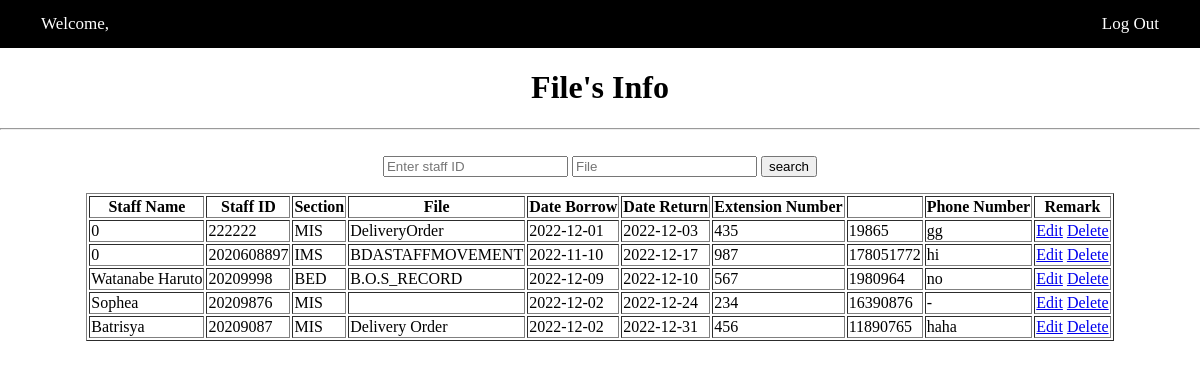
/admin/info.php, run on the app's committed database.
### tables this page shows
CREATE TABLE `staff` (
  `rec_id` int(11) NOT NULL,
  `staff_name` varchar(100) NOT NULL,
  `staff_id` varchar(15) NOT NULL,
  `section` varchar(250) NOT NULL,
  `file` varchar(250) NOT NULL,
  `dateborrow` date NOT NULL,
  `datereturn` date NOT NULL,
  `ex_num` varchar(50) NOT NULL,
  `phone_num` varchar(50) NOT NULL,
  `remark` varchar(250) NOT NULL
);

### admin/info.php (the view, shortened to what this page needs)
<?php
	include("../connection.php");
		if(!empty($_POST['search'])){
			$sql="SELECT * FROM staff
			WHERE staff_id ='".$_POST['search']."'
			|| file ='".$_POST['search2']."'";
			$query = $conn -> query($sql);
			$row = $query -> fetch_assoc();
		} else{
		$sql= "SELECT * FROM staff WHERE staff_id ";
		$query = $conn -> query($sql);
		$row = $query -> fetch_assoc();
		}
?>
<html>
	<body>
		<?php include("../navbar.php"); ?>
		<div align="center">
			<h1> File's Info </h1>
			<hr><br>
			<form method="post" action ="info.php">
				<input type="text" name="search" placeholder="Enter staff ID">
				<input type="text" name="search2" placeholder="File">
				<input type="submit"  value="search">
			</form>
				<table border="1">
					<tr>
							<th> Staff Name </th>
							<th> Staff ID </th>
							<th> Section </th>
							<th> File </th>
							<th> Date Borrow </th>
							<th> Date Return </th>
							<th>Extension Number<th>
							<th>Phone Number</th>
							<th>Remark</th>
					</tr>
					<?php do { ?>
		<tr>
			<td><?php echo $row['staff_name']; ?></a></td>
			<td> <?php echo $row['staff_id']; ?></a></td>
			<td><?php echo $row['section']; ?></a></td>
			<td> <?php echo $row['file']; ?></a></td>
			<td><?php echo $row['dateborrow']; ?></a></td>
			<td><?php echo $row['datereturn']; ?></a></td>
			<td><?php echo $row['ex_num']; ?></a></td>
			<td><?php echo $row['phone_num']; ?></a></td>
			<td><?php echo $row['remark']; ?></a></td>
			<td><a href="editstaff.php?id=<?php echo $row['rec_id']; ?>">Edit</a>
				<a href = "deletestaff.php?id=<?php echo $row['staff_id']; ?>" onclick = "return check()">Delete</a></td>
		</tr>
		<?php } while($row = $query -> fetch_assoc()) ?>
		</table>
</body>
</html>

### navbar.php (shortened to what this page needs)
<div class="topnav">
	<span class="welcome">Welcome, <?php echo $_SESSION['username']; ?></span>
	<a class="logout" href="logout.php">Log Out</a>
</div>

### navbar.php (style rules this page uses)
body { margin: 0; }
.topnav { background-color: black; overflow: hidden; }
.welcome { float: left; color: white; text-align: center; padding: 14px 16px; margin-left: 25px; font-size: 17px; }
.logout { float: right; color: white; text-align: center; padding: 14px 16px; margin-right: 25px; text-decoration: none; font-size: 17px; }

### data on the page
staff: staff_name "0", staff "222222", section "MIS", file "DeliveryOrder", dateborrow "2022-12-01", datereturn "2022-12-03", ex_num "435", phone_num "19865", remark "gg"
staff: staff_name "0", staff "2020608897", section "IMS", file "BDASTAFFMOVEMENT", dateborrow "2022-11-10", datereturn "2022-12-17", ex_num "987", phone_num "178051772", remark "hi"
staff: staff_name "Watanabe Haruto", staff "20209998", section "BED", file "B.O.S_RECORD", dateborrow "2022-12-09", datereturn "2022-12-10", ex_num "567", phone_num "1980964", remark "no"
staff: staff_name "Sophea", staff "20209876", section "MIS", dateborrow "2022-12-02", datereturn "2022-12-24", ex_num "234", phone_num "16390876", remark "-"
staff: staff_name "Batrisya", staff "20209087", section "MIS", file "Delivery Order", dateborrow "2022-12-02", datereturn "2022-12-31", ex_num "456", phone_num "11890765", remark "haha"
